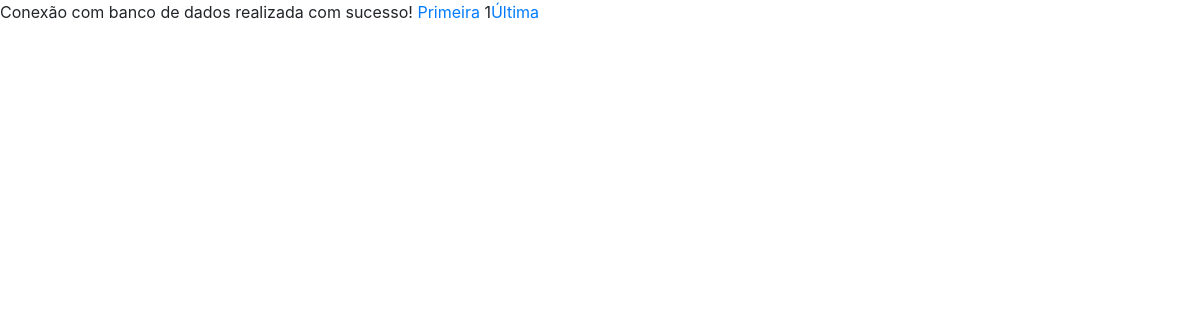
/relat_funcionario.php, run on an earlier commit of the app's database.
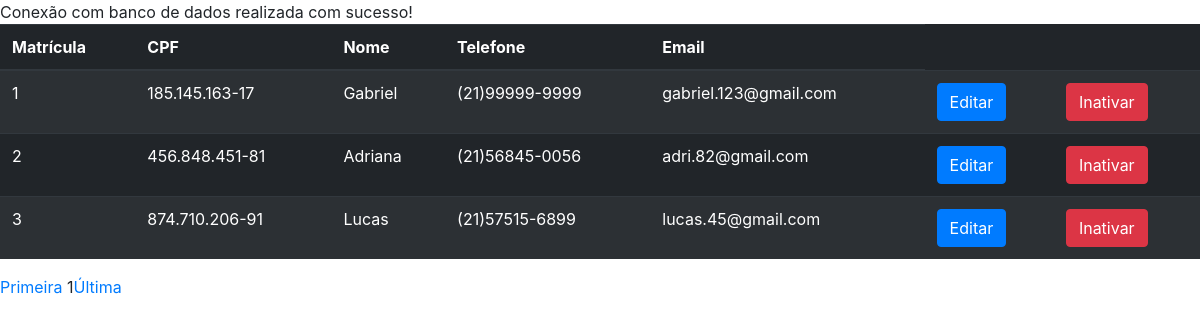
And on a later commit of the database.
### tables this page shows
create table funcionario(
	matricula integer primary key auto_increment,
	nome varchar(60) not null,
	telefone varchar(15) not null,
	cpf char(15) not null,
	qualificacao varchar(20) not null,
	experiencia varchar(20) not null,
	cep char(9) not null,
	numerocasa integer not null,
	complemento varchar(30),
	email varchar(30) not null,
	senha varchar(300) not null,
	status char(1) not null,
	foreign key(cep) references endereco(cep));

### relat_funcionario.php (the view, shortened to what this page needs)
<?php
    require_once 'conexao.php';
    require_once 'header.php';
    $pageatual = filter_input(INPUT_GET, "page", FILTER_SANITIZE_NUMBER_INT);
    $page = (!empty($pageatual)) ? $pageatual : 1;
    $limitereg = 5;
    $inicio = ($limitereg * $page) - $limitereg;
    $busca = "SELECT matricula,nome,telefone,cpf,email from funcionario WHERE status='A' LIMIT $inicio,$limitereg";
    $resultado = $conn -> prepare($busca);
    $resultado -> execute();
    if(($resultado) AND ($resultado -> rowCount() !=0)){
?>
<table class="table table-striped table-dark">
  <thead>
    <tr>
      <th>Matrícula</th>
      <th>CPF</th>
      <th>Nome</th>
      <th>Telefone</th>
      <th>Email</th>
    </tr>
  </thead>
  <tbody>
<?php
        while($linha = $resultado -> fetch(PDO::FETCH_ASSOC)){
            extract($linha);
?>
    <tr>
      <td><?php echo $matricula; ?></td>
      <td><?php echo $cpf; ?></td>
      <td><?php echo $nome; ?></td>
      <td><?php echo $telefone; ?></td>
      <td><?php echo $email; ?></td>
      <td>
        <?php echo "<a href='editar.php?matricula=$matricula'>"; ?>
        <input type="submit" class="btn btn-primary" name="editar" value="Editar">
      </td>
      <td>
        <?php echo "<a href='excluir.php?matricula=$matricula'>"; ?>
        <input type="submit" class="btn btn-danger" name="excluir" value="Inativar">
      </td>
    </tr>
<?php
        }
?>
    </tbody>
    </table>
<?php
    }
  $qtregistro = "SELECT COUNT(matricula) AS registros FROM funcionario WHERE status='A'";
  $resultado = $conn->prepare($qtregistro);
  $resultado->execute();
  $resposta = $resultado->fetch(PDO::FETCH_ASSOC);
  $qnt_pagina = ceil($resposta['registros'] / $limitereg);
  echo "<a href='relat_funcionario.php?page=1'>Primeira</a> ";
  echo "$page";
  echo "<a href='relat_funcionario.php?page=$qnt_pagina'>Última</a>";
?>

### header.php (shortened to what this page needs)
<!DOCTYPE html>
<html lang="pt-br">
<head>
    <link rel="stylesheet" href="https://stackpath.bootstrapcdn.com/bootstrap/4.1.3/css/bootstrap.min.css"
>
    <link rel="stylesheet" href="style.css">
    <link rel="stylesheet" href="pecas.css">
    <link rel="stylesheet" href="acessorios.css">
</head>
<body>

What changed in the data, as far as the page shows it:
now on this page (row edited): funcionario: matricula "1", cpf "185.145.163-17", nome "Gabriel", telefone "(21)99999-9999", email "gabriel.123@gmail.com"
now on this page (row edited): funcionario: matricula "2", cpf "456.848.451-81", nome "Adriana", telefone "(21)56845-0056", email "adri.82@gmail.com"
now on this page (row edited): funcionario: matricula "3", cpf "874.710.206-91", nome "Lucas", telefone "(21)57515-6899", email "lucas.45@gmail.com"
Also different on the page:
text now shown: "Matrícula CPF Nome Telefone Email"
